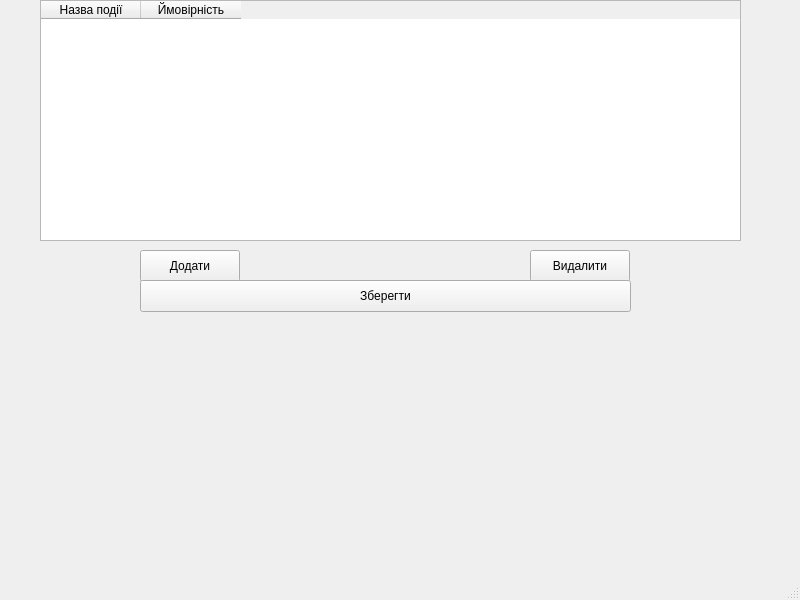
<?xml version="1.0" encoding="UTF-8"?>
<ui version="4.0">
 <class>EventInputWindow</class>
 <widget class="QMainWindow" name="EventInputWindow">
  <property name="geometry">
   <rect>
    <x>0</x>
    <y>0</y>
    <width>800</width>
    <height>600</height>
   </rect>
  </property>
  <property name="windowTitle">
   <string>MainWindow</string>
  </property>
  <widget class="QWidget" name="centralwidget">
   <widget class="QPushButton" name="btnAddEvent">
    <property name="geometry">
     <rect>
      <x>140</x>
      <y>250</y>
      <width>100</width>
      <height>32</height>
     </rect>
    </property>
    <property name="text">
     <string>Додати</string>
    </property>
   </widget>
   <widget class="QPushButton" name="btnRemoveEvent">
    <property name="geometry">
     <rect>
      <x>530</x>
      <y>250</y>
      <width>100</width>
      <height>32</height>
     </rect>
    </property>
    <property name="text">
     <string>Видалити</string>
    </property>
   </widget>
   <widget class="QTableWidget" name="tableWidget">
    <property name="geometry">
     <rect>
      <x>40</x>
      <y>0</y>
      <width>701</width>
      <height>241</height>
     </rect>
    </property>
    <column>
     <property name="text">
      <string>Назва події</string>
     </property>
    </column>
    <column>
     <property name="text">
      <string>Ймовірність</string>
     </property>
    </column>
   </widget>
   <widget class="QPushButton" name="btnSaveEvents">
    <property name="geometry">
     <rect>
      <x>140</x>
      <y>280</y>
      <width>491</width>
      <height>32</height>
     </rect>
    </property>
    <property name="text">
     <string>Зберегти</string>
    </property>
   </widget>
  </widget>
  <widget class="QMenuBar" name="menubar">
   <property name="geometry">
    <rect>
     <x>0</x>
     <y>0</y>
     <width>800</width>
     <height>24</height>
    </rect>
   </property>
  </widget>
  <widget class="QStatusBar" name="statusbar"/>
 </widget>
 <resources/>
 <connections/>
</ui>
